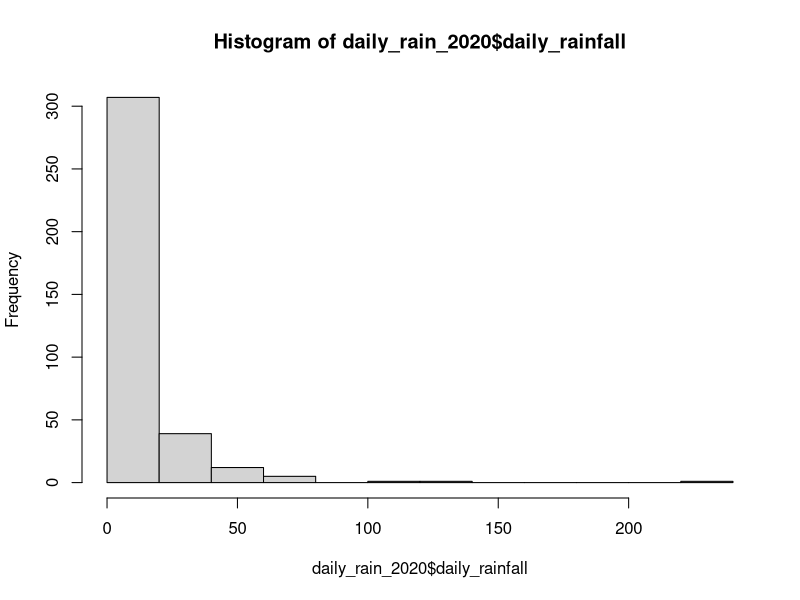
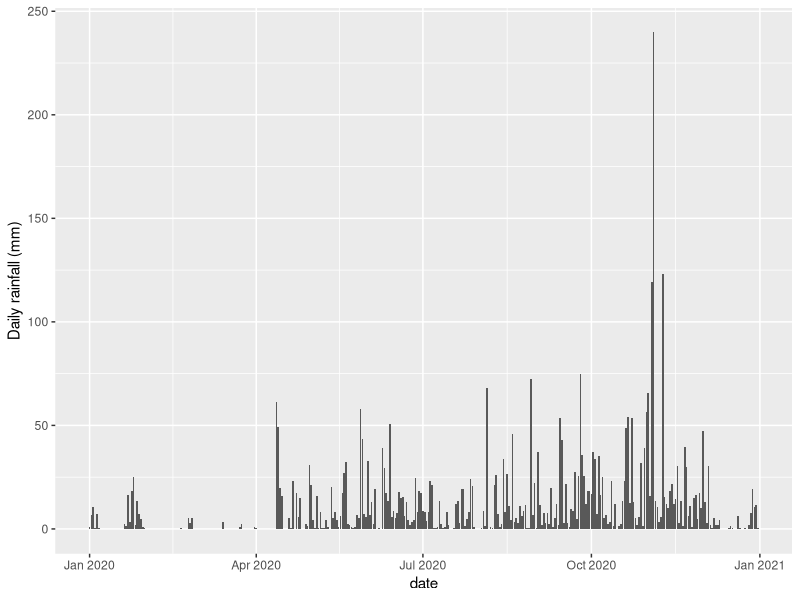
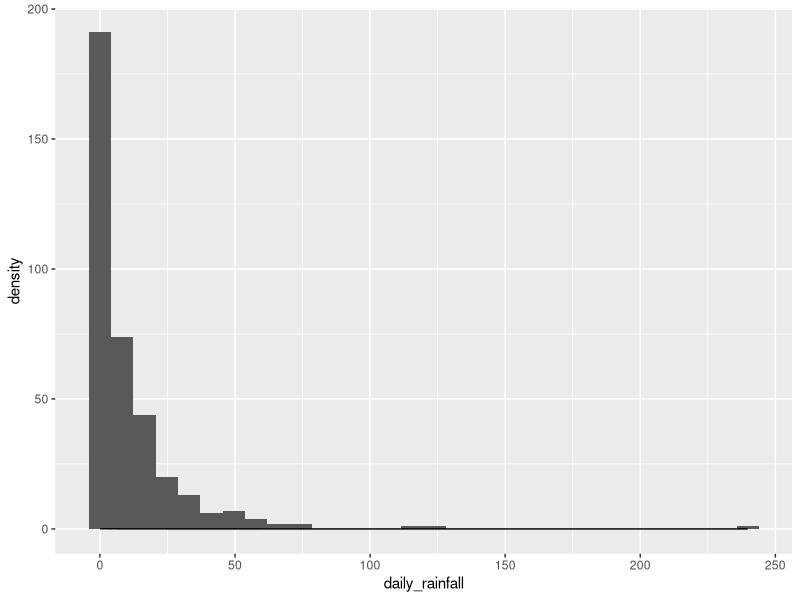
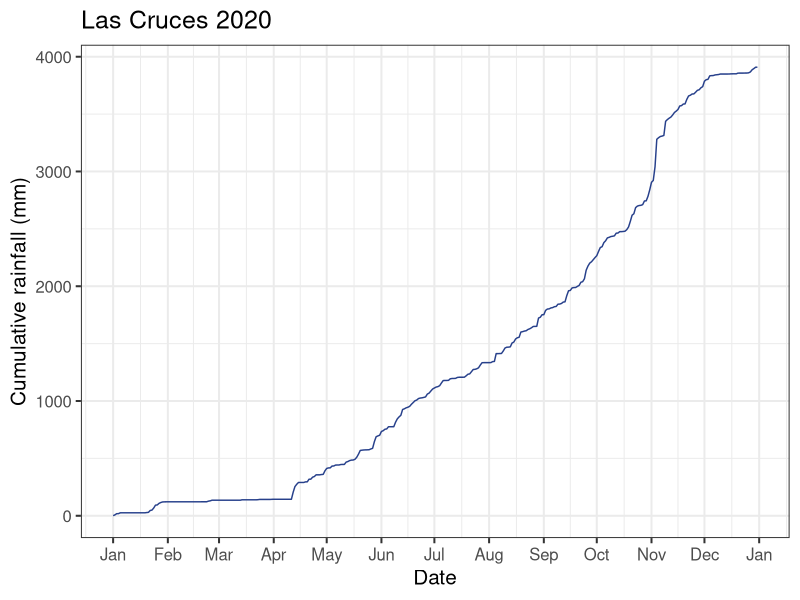
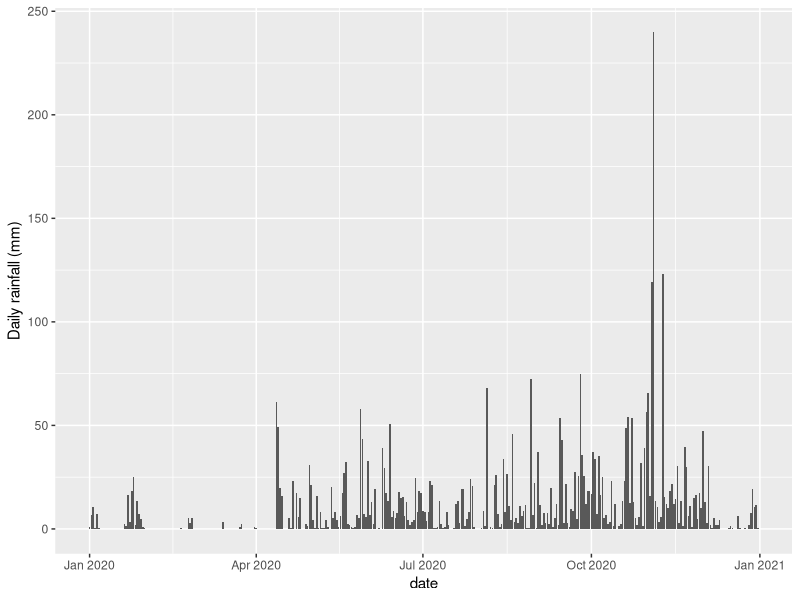
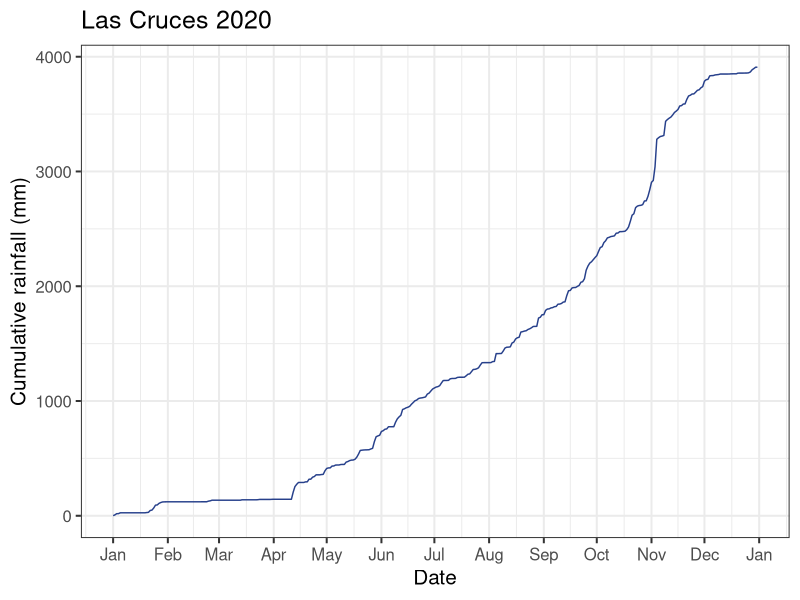

The R source for these figures, in order:
## ---- chunk 1
knitr::opts_chunk$set(echo = TRUE)
## ---- chunk 2
library(tidyverse)
library(lubridate)
library(ggplot2)
## ---- chunk 3
LC1 <- read.csv("data/Las_Cruces_2020/LC1.csv")

LC2 <- read.csv("data/Las_Cruces_2020/LC2.csv")

LC3 <- read.csv("data/Las_Cruces_2020/LC3.csv")

LC4 <- read.csv("data/Las_Cruces_2020/LC4.csv")

LC5 <- read.csv("data/Las_Cruces_2020/LC5.csv")

LC6 <- read.csv("data/Las_Cruces_2020/LC6.csv")

LC_2020 <- bind_rows(LC1, LC2, LC3, LC4, LC5, LC6)

LC_2020 <- LC_2020 %>% 
  mutate(date_time = mdy_hm(Date.and.time.of.measurement)) %>% 
  mutate (PAR = Average.ps..active.Rad...) %>% 
  mutate(date = date(date_time)) %>% 
  mutate(hour = hour(date_time))
 
daily_rain_2020 <- LC_2020 %>% 
  group_by(date) %>% 
  summarize(daily_rainfall = sum(Rainfall), n = n())

monthly_rain_2020 <- LC_2020 %>% 
  group_by(month(date)) %>% 
  summarize(monthly_rain <- sum(Rainfall), monthly_sd <- sd(Rainfall), n <-n())


hist(daily_rain_2020$daily_rainfall)

daily_rain <- ggplot(daily_rain_2020, aes(x = date, y = daily_rainfall)) +
  geom_col() +
  ylab("Daily rainfall (mm)")

daily_rain

ggsave("figures/LCBS_2020_daily_rain.png", daily_rain, width = 7, height = 5)


#create histogram of daily rain
ggplot(daily_rain_2020, aes(x = daily_rainfall)) +
  geom_histogram() +
  geom_density(alpha = 0.2)

## ---- chunk 4
LC_2020_cum <-  ggplot(data=daily_rain_2020, aes(x = date, y = cumsum(daily_rainfall))) +
      geom_line(color = "royalblue4") +
      scale_x_date(date_labels = "%b", date_breaks = "months") +
      labs(title = "Las Cruces 2020",
           y = "Cumulative rainfall (mm)",
           x = "Date") + theme_bw(base_size = 15) #+
      #scale_y_continuous(limits = c(0,300))
LC_2020_cum

ggsave("LCBS_2020_cumulative_rain.png", width = 7, height = 5)
